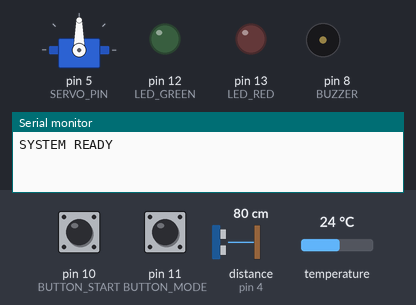
Recording of a sketch running on a simulated Arduino Uno, built with avr-gcc and run on an emulated ATmega328P. On the bench: servo, output pins drawn as LEDs (lit = HIGH), buzzer (waves = sounding, pin HIGH), the last lines printed to the serial monitor. The inputs (shaded band) are chosen by the test bench; at power-on: pin 10 (BUTTON_START) HIGH, distance to the obstacle (sensor on pin 4) 80 cm, pin 11 (BUTTON_MODE) HIGH, temperature 24 °C. The echo pulse lasts 58.3 µs per cm; pins used as bus, display or sensor lines are not drawn.

Above: at 1.2 s.
1.3 s: pin 10 (BUTTON_START) pulled LOW for 0.15 s
At 1.75 s:
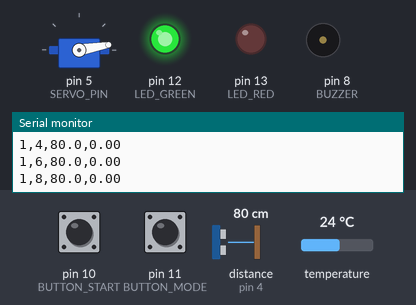
4.8 s: distance to the obstacle (sensor on pin 4) set to 4 cm
At 5.19 s:
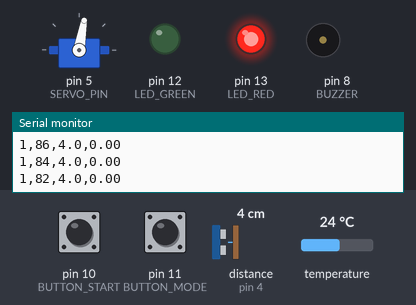
8.3 s: pin 11 (BUTTON_MODE) pulled LOW for 0.15 s
At 10.6 s:
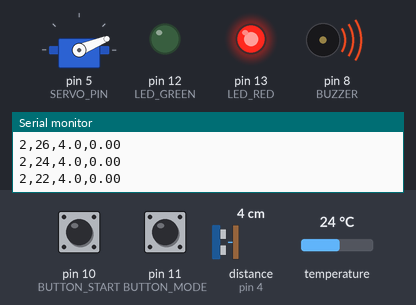
11.8 s: distance to the obstacle (sensor on pin 4) set to 2 cm
At 21.4 s:
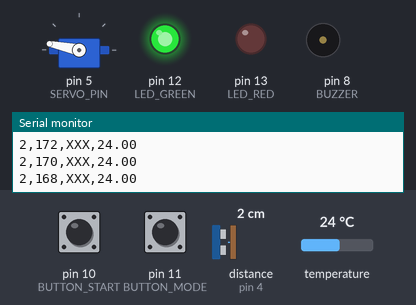
22.1 s: distance to the obstacle (sensor on pin 4) set to 9 cm
At 22.31 s:
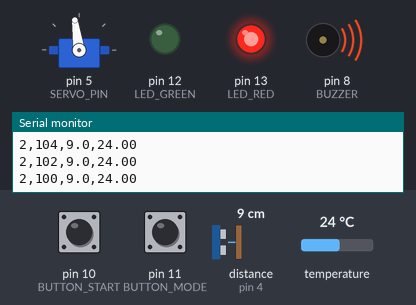
Timing chart, 0 to 31.2 s (numbered marks = the images above; inputs shaded):
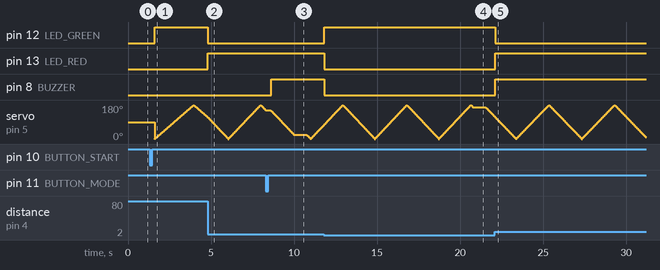

The sketch:

tempereaturedis.ino
```cpp
#include <Servo.h>
#include <OneWire.h>
#include <DallasTemperature.h>

// ─── PINS ─────────────────────────────
#define TRIG_PIN 3
#define ECHO_PIN 4
#define SERVO_PIN 5
#define TEMP_PIN 2
#define BUTTON_START 10
#define BUTTON_MODE 11
#define BUZZER 8
#define LED_GREEN 12
#define LED_RED 13

// ─── OBJETS ───────────────────────────
Servo monServo;
OneWire oneWire(TEMP_PIN);
DallasTemperature sensors(&oneWire);

// ─── VARIABLES ────────────────────────
int angle = 0;
int stepSize = 2;
int mode = 1;
bool scanning = false;

unsigned long lastTempRead = 0;
const unsigned long tempInterval = 10000;
float temperature = 0;

// ─── SETUP ────────────────────────────
void setup() {
  Serial.begin(9600);

  pinMode(TRIG_PIN, OUTPUT);
  pinMode(ECHO_PIN, INPUT);
  pinMode(BUTTON_START, INPUT_PULLUP);
  pinMode(BUTTON_MODE, INPUT_PULLUP);
  pinMode(BUZZER, OUTPUT);
  pinMode(LED_GREEN, OUTPUT);
  pinMode(LED_RED, OUTPUT);

  monServo.attach(SERVO_PIN);
  sensors.begin();

  Serial.println("SYSTEM READY");
}

// ─── LIRE DISTANCE ────────────────────
String lireDistance() {
  long duree;
  float distance;

  digitalWrite(TRIG_PIN, LOW);
  delayMicroseconds(2);

  digitalWrite(TRIG_PIN, HIGH);
  delayMicroseconds(10);
  digitalWrite(TRIG_PIN, LOW);

  duree = pulseIn(ECHO_PIN, HIGH, 20000);

  if (duree == 0) return "XXX";

  distance = duree * 0.0343 / 2.0;

  if (distance < 2 || distance > 400) return "XXX";

  return String(distance, 1);
}

// ─── LIRE TEMP ────────────────────────
void lireTemperature() {
  if (millis() - lastTempRead >= tempInterval) {
    sensors.requestTemperatures();
    temperature = sensors.getTempCByIndex(0);
    lastTempRead = millis();
  }
}

// ─── LOOP ─────────────────────────────
void loop() {

  // ─── BOUTON START ───
  if (digitalRead(BUTTON_START) == LOW) {
    scanning = !scanning;
    delay(300);
  }

  // ─── BOUTON MODE ───
  if (digitalRead(BUTTON_MODE) == LOW) {
    mode = (mode == 1) ? 2 : 1;
    delay(300);
  }

  lireTemperature();

  if (scanning) {

    monServo.write(angle);
    delay(20);

    String distance = lireDistance();

    // ─── MODE 1 : NORMAL ───
    if (mode == 1) {
      digitalWrite(BUZZER, LOW);

      if (distance != "XXX" && distance.toFloat() <= 20) {
        digitalWrite(LED_RED, HIGH);
        digitalWrite(LED_GREEN, LOW);
      } else {
        digitalWrite(LED_RED, LOW);
        digitalWrite(LED_GREEN, HIGH);
      }
    }

    // ─── MODE 2 : INTELLIGENT ───
    if (mode == 2) {
      if (distance != "XXX" && distance.toFloat() <= 20) {
        digitalWrite(BUZZER, HIGH);
        digitalWrite(LED_RED, HIGH);
        digitalWrite(LED_GREEN, LOW);
      } else {
        digitalWrite(BUZZER, LOW);
        digitalWrite(LED_RED, LOW);
        digitalWrite(LED_GREEN, HIGH);
      }
    }

    // ─── ENVOI SERIAL / BT ───
    Serial.print(mode);
    Serial.print(",");
    Serial.print(angle);
    Serial.print(",");
    Serial.print(distance);
    Serial.print(",");
    Serial.println(temperature);

    // ─── MOUVEMENT SERVO ───
    angle += stepSize;

    if (angle >= 180 || angle <= 0) {
      stepSize = -stepSize;
    }
  }
}
```

Measured:
- the behaviour switches between 3 and 2 cm on distance to the obstacle (sensor on pin 4) (found by bisection; images 3 and 4)
- after the input at 1.3 s, pin 12 (LED_GREEN): LOW → HIGH after 0.33 s
- after the input at 4.8 s, pin 12 (LED_GREEN): HIGH → LOW at once; pin 13 (LED_RED): LOW → HIGH at once
- after the input at 8.3 s, pin 8 (BUZZER): LOW → HIGH after 0.33 s
- after the input at 11.8 s, pin 12 (LED_GREEN): LOW → HIGH at once; pin 13 (LED_RED), pin 8 (BUZZER): HIGH → LOW at once
- after the input at 22.1 s, pin 12 (LED_GREEN): HIGH → LOW at once; pin 13 (LED_RED), pin 8 (BUZZER): LOW → HIGH at once
